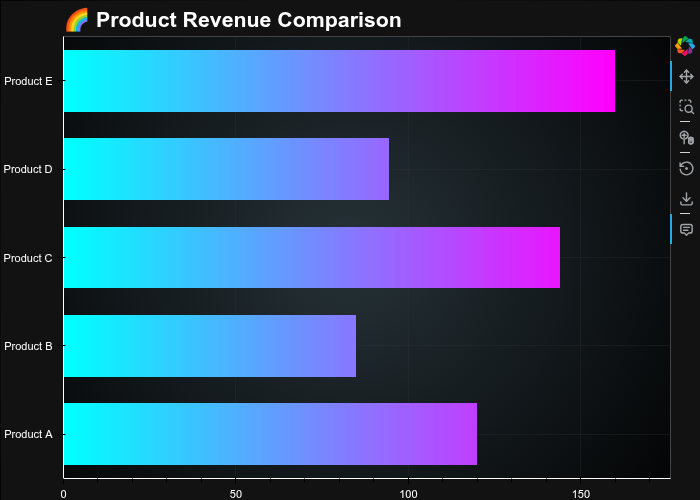

Source code (Python):
from bokeh_rocks import create_gradient_bar_chart, show, save_plot

categories2 = ['Product A', 'Product B', 'Product C', 'Product D', 'Product E']
values2 = [120, 85, 145, 95, 160]

chart2 = create_gradient_bar_chart(
    categories=categories2,
    values=values2,
    orientation="horizontal",
    colormap="cool",
    title="🌈 Product Revenue Comparison",
    width=700,
    height=500,
    bar_thickness=0.7,
    theme="dark",
    hover_template="Product: {cat} | Revenue: ${val}K"
)
show(chart2)

save_plot(chart2, "output/bar_19")
